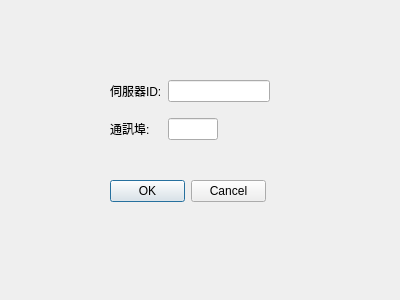
<?xml version="1.0" encoding="UTF-8"?>
<ui version="4.0">
 <class>Setting</class>
 <widget class="QWidget" name="Setting">
  <property name="geometry">
   <rect>
    <x>0</x>
    <y>0</y>
    <width>400</width>
    <height>300</height>
   </rect>
  </property>
  <property name="windowTitle">
   <string>Form</string>
  </property>
  <widget class="QWidget" name="gridLayoutWidget">
   <property name="geometry">
    <rect>
     <x>110</x>
     <y>70</y>
     <width>160</width>
     <height>80</height>
    </rect>
   </property>
   <layout class="QGridLayout" name="gridLayout">
    <item row="0" column="0">
     <widget class="QLabel" name="label">
      <property name="text">
       <string>伺服器ID:</string>
      </property>
     </widget>
    </item>
    <item row="0" column="1">
     <widget class="QLineEdit" name="lineEdit"/>
    </item>
    <item row="1" column="0">
     <widget class="QLabel" name="label_2">
      <property name="text">
       <string>通訊埠:</string>
      </property>
     </widget>
    </item>
    <item row="1" column="1">
     <widget class="QLineEdit" name="lineEdit_2">
      <property name="maximumSize">
       <size>
        <width>50</width>
        <height>16777215</height>
       </size>
      </property>
     </widget>
    </item>
   </layout>
  </widget>
  <widget class="QDialogButtonBox" name="buttonBox">
   <property name="geometry">
    <rect>
     <x>110</x>
     <y>180</y>
     <width>156</width>
     <height>23</height>
    </rect>
   </property>
   <property name="standardButtons">
    <set>QDialogButtonBox::Cancel|QDialogButtonBox::Ok</set>
   </property>
  </widget>
 </widget>
 <resources/>
 <connections/>
</ui>
